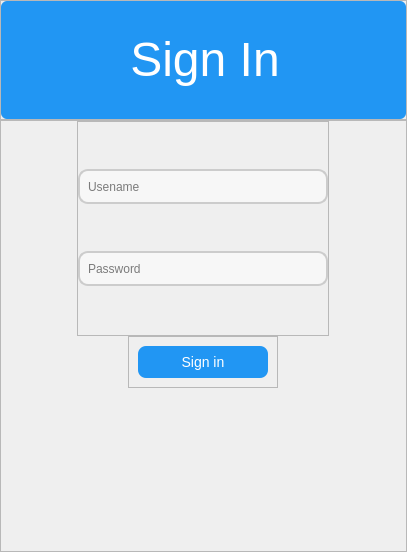
<?xml version="1.0" encoding="UTF-8"?>
<ui version="4.0">
 <class>MainWindow</class>
 <widget class="QMainWindow" name="MainWindow">
  <property name="geometry">
   <rect>
    <x>0</x>
    <y>0</y>
    <width>407</width>
    <height>552</height>
   </rect>
  </property>
  <property name="windowTitle">
   <string>MainWindow</string>
  </property>
  <widget class="QWidget" name="centralwidget">
   <layout class="QVBoxLayout" name="verticalLayout">
    <property name="spacing">
     <number>0</number>
    </property>
    <property name="leftMargin">
     <number>0</number>
    </property>
    <property name="topMargin">
     <number>0</number>
    </property>
    <property name="rightMargin">
     <number>0</number>
    </property>
    <property name="bottomMargin">
     <number>0</number>
    </property>
    <item>
     <widget class="QFrame" name="frame_login">
      <property name="maximumSize">
       <size>
        <width>16777215</width>
        <height>120</height>
       </size>
      </property>
      <property name="styleSheet">
       <string notr="true">QLabel {
    background-color: #2196F3;
    color: white;
    padding: 4px 8px;
    border-radius: 6px;
    font-size: 14px;
}
</string>
      </property>
      <property name="frameShape">
       <enum>QFrame::StyledPanel</enum>
      </property>
      <property name="frameShadow">
       <enum>QFrame::Raised</enum>
      </property>
      <layout class="QVBoxLayout" name="verticalLayout_2">
       <property name="spacing">
        <number>0</number>
       </property>
       <property name="leftMargin">
        <number>0</number>
       </property>
       <property name="topMargin">
        <number>0</number>
       </property>
       <property name="rightMargin">
        <number>0</number>
       </property>
       <property name="bottomMargin">
        <number>0</number>
       </property>
       <item>
        <widget class="QLabel" name="label">
         <property name="text">
          <string>&lt;html&gt;&lt;head/&gt;&lt;body&gt;&lt;p align=&quot;center&quot;&gt;&lt;span style=&quot; font-size:36pt;&quot;&gt;Sign In&lt;/span&gt;&lt;/p&gt;&lt;/body&gt;&lt;/html&gt;</string>
         </property>
        </widget>
       </item>
      </layout>
     </widget>
    </item>
    <item>
     <widget class="QFrame" name="frame_2">
      <property name="frameShape">
       <enum>QFrame::StyledPanel</enum>
      </property>
      <property name="frameShadow">
       <enum>QFrame::Raised</enum>
      </property>
      <layout class="QVBoxLayout" name="verticalLayout_3">
       <property name="spacing">
        <number>0</number>
       </property>
       <property name="leftMargin">
        <number>0</number>
       </property>
       <property name="topMargin">
        <number>0</number>
       </property>
       <property name="rightMargin">
        <number>0</number>
       </property>
       <property name="bottomMargin">
        <number>0</number>
       </property>
       <item alignment="Qt::AlignHCenter">
        <widget class="QFrame" name="frame">
         <property name="frameShape">
          <enum>QFrame::StyledPanel</enum>
         </property>
         <property name="frameShadow">
          <enum>QFrame::Raised</enum>
         </property>
         <layout class="QVBoxLayout" name="verticalLayout_4">
          <property name="spacing">
           <number>0</number>
          </property>
          <property name="leftMargin">
           <number>0</number>
          </property>
          <property name="topMargin">
           <number>0</number>
          </property>
          <property name="rightMargin">
           <number>0</number>
          </property>
          <property name="bottomMargin">
           <number>0</number>
          </property>
          <item>
           <widget class="QLineEdit" name="lineEdit_User">
            <property name="minimumSize">
             <size>
              <width>250</width>
              <height>35</height>
             </size>
            </property>
            <property name="statusTip">
             <string/>
            </property>
            <property name="styleSheet">
             <string notr="true">QLineEdit {
    border: 2px solid #cccccc;
    border-radius: 10px;
    padding: 6px;
    background: #f7f7f7;
}
QLineEdit:focus {
    border: 2px solid #0078ff;
    background: white;
}
</string>
            </property>
            <property name="text">
             <string/>
            </property>
            <property name="frame">
             <bool>true</bool>
            </property>
            <property name="echoMode">
             <enum>QLineEdit::Normal</enum>
            </property>
            <property name="placeholderText">
             <string>Usename</string>
            </property>
           </widget>
          </item>
          <item>
           <widget class="QLineEdit" name="lineEdit_Pass">
            <property name="minimumSize">
             <size>
              <width>250</width>
              <height>35</height>
             </size>
            </property>
            <property name="statusTip">
             <string/>
            </property>
            <property name="styleSheet">
             <string notr="true">QLineEdit {
    border: 2px solid #cccccc;
    border-radius: 10px;
    padding: 6px;
    background: #f7f7f7;
}
QLineEdit:focus {
    border: 2px solid #0078ff;
    background: white;
}
</string>
            </property>
            <property name="inputMask">
             <string/>
            </property>
            <property name="echoMode">
             <enum>QLineEdit::Password</enum>
            </property>
            <property name="placeholderText">
             <string>Password</string>
            </property>
           </widget>
          </item>
         </layout>
        </widget>
       </item>
       <item alignment="Qt::AlignHCenter|Qt::AlignTop">
        <widget class="QFrame" name="frame_3">
         <property name="minimumSize">
          <size>
           <width>150</width>
           <height>50</height>
          </size>
         </property>
         <property name="styleSheet">
          <string notr="true">QPushButton {
    background-color: #2196F3;   /* Màu xanh */
    color: white;
    border: none;
    border-radius: 8px;
    padding: 8px 16px;
    font-size: 14px;
}

QPushButton:hover {
    background-color: #42A5F5;   /* Hover sáng hơn */
}

QPushButton:pressed {
    background-color: #1E88E5;   /* Khi nhấn tối lại */
}

QPushButton:disabled {
    background-color: #90CAF9;
    color: #E3E3E3;
}
</string>
         </property>
         <property name="frameShape">
          <enum>QFrame::StyledPanel</enum>
         </property>
         <property name="frameShadow">
          <enum>QFrame::Raised</enum>
         </property>
         <layout class="QVBoxLayout" name="verticalLayout_5">
          <item>
           <widget class="QPushButton" name="pushButton_Signin">
            <property name="text">
             <string>Sign in</string>
            </property>
           </widget>
          </item>
         </layout>
        </widget>
       </item>
      </layout>
     </widget>
    </item>
   </layout>
  </widget>
 </widget>
 <resources/>
 <connections/>
</ui>
